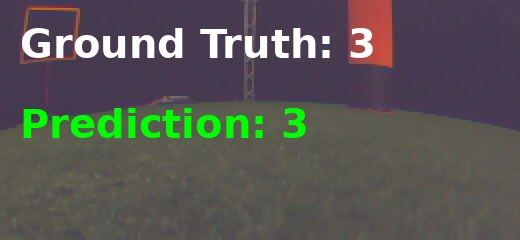
#> input picture cv_development/prediction_examples/correct_79044775.jpg, 520 x 240 px
$ python -i pole_detector.py   (imports and definitions only)
#> lines starting #> are read from the running program, lines starting #| are printed output that depends on the picture; after the words box and inside, x2 and y2 are one past the last pixel; in counts of white or black regions, pixels touching at a corner belong together
import cv2
import numpy as np
import matplotlib.pyplot as plt


class PoleDetector:
    """
    Detects vertical poles in undistorted, upright (rotated) images.

    Pipeline:
        1. Grayscale + optional CLAHE + Gaussian blur
        2. Canny edge detection
        3. Probabilistic Hough line transform
        4. Filter for near-vertical lines
        5. Cluster nearby lines into candidate boxes
        6. Filter boxes by aspect ratio, height, and border proximity
    """

    def __init__(
        self,
        # Preprocessing
        blur_kernel:      int   = 5,
        use_clahe:        bool  = True,
        clahe_clip:       float = 2.0,
        clahe_grid:       int   = 8,
        # Canny
        canny_low:        int   = 50,
        canny_high:       int   = 150,
        # Hough
        hough_threshold:  int   = 30,
        hough_min_length: int   = 40,
        hough_max_gap:    int   = 100,
        # Line filtering
        vertical_tol_deg: float = 20.0,
        # Box clustering
        cluster_gap:      int   = 35,
        max_box_width: int = 200,  # reject clusters wider than this (px)
        # Box filtering
        min_aspect_ratio: float = 1.5,    # min height/width for a valid pole box
        max_aspect_ratio: float = 8.0,  # reject anything taller than 8× its width
        min_height_frac:  float = 0.0,   # min box height as fraction of image height
        border_margin:    int   = 15,     # ignore boxes this close to left/right edge (px)
        max_interior_edge_density: float = 0.15,  # reject boxes with too many internal edges
    ):
        self.blur_kernel      = blur_kernel
        self.use_clahe        = use_clahe
        self.clahe_clip       = clahe_clip
        self.clahe_grid       = clahe_grid
        self.canny_low        = canny_low
        self.canny_high       = canny_high
        self.hough_threshold  = hough_threshold
        self.hough_min_length = hough_min_length
        self.hough_max_gap    = hough_max_gap
        self.vertical_tol_deg = vertical_tol_deg
        self.cluster_gap      = cluster_gap
        self.max_box_width = max_box_width
        self.min_aspect_ratio = min_aspect_ratio
        self.max_aspect_ratio = max_aspect_ratio
        self.min_height_frac  = min_height_frac
        self.border_margin    = border_margin
        self.max_interior_edge_density = max_interior_edge_density

    # ──────────────────────────────────────────────────────────────────────────
    # Pipeline steps
    # ──────────────────────────────────────────────────────────────────────────

    def _preprocess(self, img_bgr: np.ndarray) -> np.ndarray:
        gray = cv2.cvtColor(img_bgr, cv2.COLOR_BGR2GRAY)
        if self.use_clahe:
            clahe = cv2.createCLAHE(
                clipLimit=self.clahe_clip,
                tileGridSize=(self.clahe_grid, self.clahe_grid)
            )
            gray = clahe.apply(gray)
        return cv2.GaussianBlur(gray, (self.blur_kernel, self.blur_kernel), 0)

    def _edges(self, blurred: np.ndarray) -> np.ndarray:
        return cv2.Canny(blurred, self.canny_low, self.canny_high)

    def _hough_lines(self, edges: np.ndarray):
        return cv2.HoughLinesP(
            edges,
            rho=1,
            theta=np.pi / 180,
            threshold=self.hough_threshold,
            minLineLength=self.hough_min_length,
            maxLineGap=self.hough_max_gap,
        )

    def _filter_vertical(self, lines) -> list:
        vertical = []
        if lines is None:
            return vertical
        for line in lines:
            x1, y1, x2, y2 = line[0]
            dx = abs(x2 - x1)
            dy = abs(y2 - y1)
            angle_deg = np.degrees(np.arctan2(dx, dy))  # 0° = perfectly vertical
            if angle_deg <= self.vertical_tol_deg:
                vertical.append((x1, y1, x2, y2))
        return vertical

    # [25 lines of commented-out code are left out]

    def _cluster_lines(self, vertical_lines: list) -> list:
        """
        Merge horizontally nearby vertical lines into bounding boxes.
        Splits clusters wider than max_box_width into two halves.
        """
        if not vertical_lines:
            return []

        sorted_lines = sorted(vertical_lines, key=lambda l: (l[0] + l[2]) / 2)

        clusters = []
        current = [sorted_lines[0]]
        for line in sorted_lines[1:]:
            prev_x = (current[-1][0] + current[-1][2]) / 2
            curr_x = (line[0] + line[2]) / 2
            if abs(curr_x - prev_x) <= self.cluster_gap:
                current.append(line)
            else:
                clusters.append(current)
                current = [line]
        clusters.append(current)

        boxes = []
        for cluster in clusters:
            xs = [p for l in cluster for p in (l[0], l[2])]
            ys = [p for l in cluster for p in (l[1], l[3])]
            x_min, x_max = min(xs), max(xs)
            y_min, y_max = min(ys), max(ys)

            if (x_max - x_min) <= self.max_box_width:
                boxes.append((x_min, y_min, x_max, y_max))
            else:
                # Split into two halves at the midpoint
                x_mid = (x_min + x_max) // 2
                left_lines  = [l for l in cluster if (l[0] + l[2]) / 2 <= x_mid]
                right_lines = [l for l in cluster if (l[0] + l[2]) / 2 >  x_mid]
                for half in [left_lines, right_lines]:
                    if not half:
                        continue
                    hxs = [p for l in half for p in (l[0], l[2])]
                    hys = [p for l in half for p in (l[1], l[3])]
                    boxes.append((min(hxs), min(hys), max(hxs), max(hys)))

        return boxes

    def _filter_boxes(self, boxes: list, edges: np.ndarray, img_h: int, img_w: int) -> list:
        """
        Remove boxes that are:
        - Too close to the left/right border (partially visible)
        - Too short relative to image height
        - Wrong aspect ratio (not pole-like)
        - Too cluttered inside (background objects have many internal edges)
        """
        valid = []
        for (x1, y1, x2, y2) in boxes:
            w = max(x2 - x1, 1)
            h = max(y2 - y1, 1)

            # Skip boxes touching the border
            if x1 < self.border_margin or x2 > img_w - self.border_margin:
                continue

            # Skip boxes that are too short
            if h < self.min_height_frac * img_h:
                continue

            # Skip boxes outside aspect ratio range
            ratio = h / w
            if ratio < self.min_aspect_ratio or ratio > self.max_aspect_ratio:
                continue

            # ── Interior edge density check ───────────────────────────────────
            # Shrink the box inward to avoid counting the pole's own edges
            shrink = 10
            ix1 = min(x1 + shrink, x2)
            ix2 = max(x2 - shrink, x1)
            iy1 = min(y1 + shrink, y2)
            iy2 = max(y2 - shrink, y1)

            interior_w = ix2 - ix1
            interior_h = iy2 - iy1

            if interior_w <= 0 or interior_h <= 0:
                # Box too narrow to have a meaningful interior — keep it
                valid.append((x1, y1, x2, y2))
                continue

            interior_area  = interior_w * interior_h
            interior_edges = edges[iy1:iy2, ix1:ix2]
            edge_density   = np.count_nonzero(interior_edges) / interior_area

            if edge_density > self.max_interior_edge_density:
                continue  # Too cluttered inside — likely background

            valid.append((x1, y1, x2, y2))
        return valid

    # ──────────────────────────────────────────────────────────────────────────
    # Public API
    # ──────────────────────────────────────────────────────────────────────────

    def detect(self, img_bgr: np.ndarray) -> dict:
        img_h, img_w = img_bgr.shape[:2]

        blurred        = self._preprocess(img_bgr)
        edges          = self._edges(blurred)
        lines          = self._hough_lines(edges)
        vertical       = self._filter_vertical(lines)
        raw_boxes      = self._cluster_lines(vertical)
        filtered_boxes = self._filter_boxes(raw_boxes, edges, img_h, img_w)  # ← edges passed here

        return {
            "blurred":        blurred,
            "edges":          edges,
            "all_lines":      lines,
            "vertical_lines": vertical,
            "raw_boxes":      raw_boxes,
            "boxes":          filtered_boxes,
        }

    def draw(self, img_bgr: np.ndarray, result: dict) -> np.ndarray:
        out = img_bgr.copy()

        # Vertical line segments — green
        for (x1, y1, x2, y2) in result["vertical_lines"]:
            cv2.line(out, (x1, y1), (x2, y2), (0, 255, 0), 1)

        # Raw (unfiltered) candidate boxes — yellow
        accepted = set(result["boxes"])
        for box in result["raw_boxes"]:
            if box not in accepted:
                x1, y1, x2, y2 = box
                cv2.rectangle(out, (x1, y1), (x2, y2), (0, 255, 255), 1)  # yellow, thin
                cv2.putText(out, f"{x2-x1}x{y2-y1}", (x1, y1 - 5),
                            cv2.FONT_HERSHEY_SIMPLEX, 0.35, (0, 255, 255), 1)

        # Accepted pole boxes — red
        for (x1, y1, x2, y2) in result["boxes"]:
            cv2.rectangle(out, (x1, y1), (x2, y2), (0, 0, 255), 2)
            cv2.putText(out, f"{x2-x1}x{y2-y1}", (x1, y1 - 5),
                        cv2.FONT_HERSHEY_SIMPLEX, 0.4, (0, 0, 255), 1)

        return out

    def visualize(self, img_bgr: np.ndarray, fname: str = ""):
        result  = self.detect(img_bgr)
        overlay = self.draw(img_bgr, result)

        fig, axes = plt.subplots(1, 4, figsize=(16, 5))
        fig.suptitle(f"Pole Detection  —  {fname}", fontsize=11)

        axes[0].imshow(cv2.cvtColor(img_bgr, cv2.COLOR_BGR2RGB))
        axes[0].set_title("Input")

        axes[1].imshow(result["blurred"], cmap="gray")
        axes[1].set_title(f"{'CLAHE + ' if self.use_clahe else ''}Blurred")

        axes[2].imshow(result["edges"], cmap="gray")
        axes[2].set_title(f"Canny (low={self.canny_low}, high={self.canny_high})")

        axes[3].imshow(cv2.cvtColor(overlay, cv2.COLOR_BGR2RGB))
        axes[3].set_title(
            f"Detections: {len(result['boxes'])} pole(s)\n"
            f"(raw boxes: {len(result['raw_boxes'])} → filtered: {len(result['boxes'])})"
        )

        for ax in axes:
            ax.axis("off")

        plt.tight_layout()
        plt.show(block=False)

        return result

>>> import cv2
>>> picture = cv2.imread('prediction_examples/correct_79044775.jpg')
#> picture is the input picture: shape (240, 520, 3); mean B, G, R 83, 86, 87.5
>>> result = PoleDetector().visualize(picture)
#> in _preprocess, `gray = cv2.cvtColor(img_bgr, cv2.COLOR_BGR2GRAY)`:
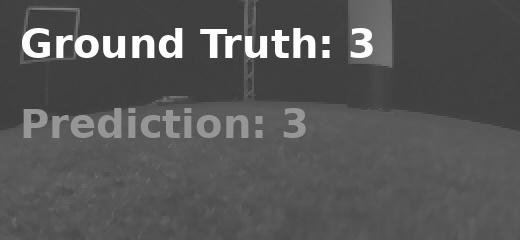
#> gray: shape (240, 520); min 54, max 255, mean 86.1
#> in _preprocess, `gray = clahe.apply(gray)`:
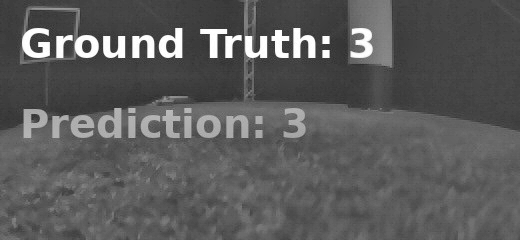
#> gray: shape (240, 520); min 44, max 255, mean 91.1
#> in _preprocess, `return cv2.GaussianBlur(gray, (self.blur_kernel, self.blur_kernel), 0)`:
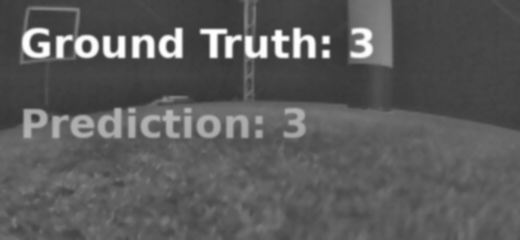
#> returned value: shape (240, 520); min 52, max 255, mean 91.1
#> in _edges, `return cv2.Canny(blurred, self.canny_low, self.canny_high)`:
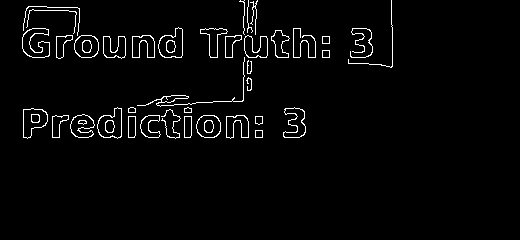
#> returned value: shape (240, 520); 2.8% white in thin lines or dots, all inside (x1, y1, x2, y2) = (22, 0, 393, 139)
#> in detect, `lines          = self._hough_lines(edges)`: lines = 58 rows, first 6: [32, 57, 392, 57], [23, 36, 392, 36], [23, 114, 243, 99], [22, 40, 392, 40], [23, 137, 299, 137], [23, 120, 302, 120]
#> the loop in _filter_vertical, `for line in lines:` made 58 passes
#> (x1, y1, x2, y2, dx, dy, angle_deg) on passes 1 to 12: (32, 57, 392, 57, 360, 0, 90), (23, 36, 392, 36, 369, 0, 90), (23, 114, 243, 99, 220, 15, 86.1), (22, 40, 392, 40, 370, 0, 90), (23, 137, 299, 137, 276, 0, 90), (23, 120, 302, 120, 279, 0, 90), (24, 52, 392, 52, 368, 0, 90), (23, 115, 304, 115, 281, 0, 90), (23, 35, 392, 35, 369, 0, 90), (23, 116, 304, 116, 281, 0, 90), (29, 56, 392, 56, 363, 0, 90), (23, 51, 392, 51, 369, 0, 90)
#> after the loop in _filter_vertical, `for line in lines:`: vertical = [(243, 100, 243, 1), (246, 118, 248, 0), (250, 90, 252, 2)]
#> in _cluster_lines, `sorted_lines = sorted(vertical_lines, key=lambda l: (l[0] + l[2]) / 2)`: sorted_lines has the same summary as vertical in _filter_vertical
#> in _cluster_lines, `current = [sorted_lines[0]]`: current = [(243, 100, 243, 1)]
#> the loop in _cluster_lines, `for line in sorted_lines[1:]:` made 2 passes
#> (line, prev_x, curr_x) on passes 1 to 2: ((246, 118, 248, 0), 243, 247), ((250, 90, 252, 2), 247, 251)
#> after the loop in _cluster_lines, `for line in sorted_lines[1:]:`: clusters = []
#> the loop in _cluster_lines, `for cluster in clusters:` made 1 pass
#> (cluster, xs, ys, x_min, x_max, y_min, y_max) on pass 1: ([(243, 100, 243, 1), (246, 118, 248, 0), (250, 90, 252, 2)], [243, 243, 246, 248, 250, 252], [100, 1, 118, 0, 90, 2], 243, 252, 0, 118)
#> after the loop in _cluster_lines, `for cluster in clusters:`: boxes = [(243, 0, 252, 118)]
#> the loop in _filter_boxes, `for (x1, y1, x2, y2) in boxes:` made 1 pass
#> (x1, y1, x2, y2, w, h, ratio) on pass 1: (243, 0, 252, 118, 9, 118, 13.11)
#> after the loop in _filter_boxes, `for (x1, y1, x2, y2) in boxes:`: valid = []
#> in visualize, `result  = self.detect(img_bgr)`: result = 6 items
#> the loop in draw, `for (x1, y1, x2, y2) in result["vertical_lines"]:` made 3 passes
#> after the loop in draw, `for (x1, y1, x2, y2) in result["vertical_lines"]:`:
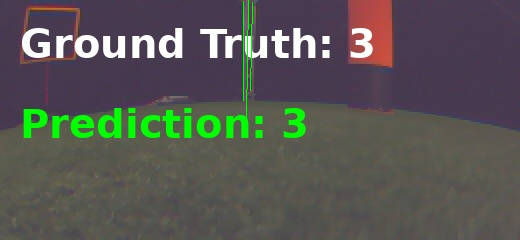
#> out: shape (240, 520, 3); 0.25% of pixels changed, all inside (x1, y1, x2, y2) = (243, 0, 253, 119)
#> in draw, `accepted = set(result["boxes"])`: accepted = 0 items
#> the loop in draw, `for box in result["raw_boxes"]:` made 1 pass
#> after the loop in draw, `for box in result["raw_boxes"]:`:
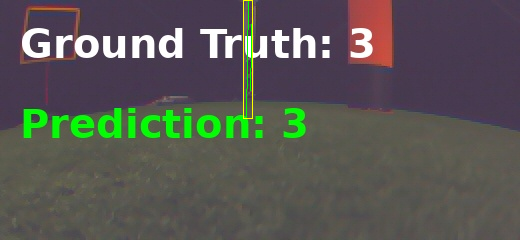
#> out: shape (240, 520, 3); 0.2% of pixels changed, all inside (x1, y1, x2, y2) = (243, 0, 253, 119)
#> in visualize, `plt.show(block=False)`:
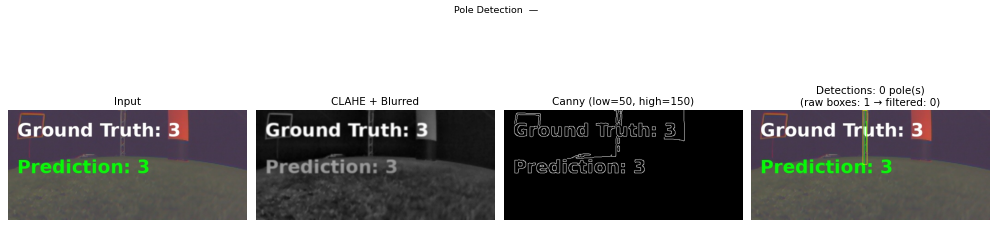
#> figure drawn by matplotlib, 4 panels
#> result = 6 items

$ run again, on cv_development/prediction_examples/correct_82611408.jpg
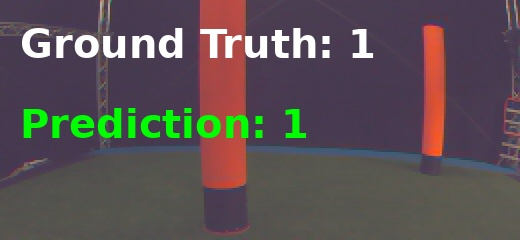
#> input picture cv_development/prediction_examples/correct_82611408.jpg, 520 x 240 px
#> picture is the input picture: shape (240, 520, 3); mean B, G, R 83.3, 81.3, 90.8
#> in _edges, `return cv2.Canny(blurred, self.canny_low, self.canny_high)`:
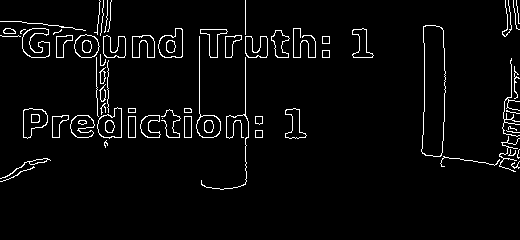
#> returned value: shape (240, 520); 3.7% white in thin lines or dots, all inside (x1, y1, x2, y2) = (0, 0, 520, 190)
#> lines = 62 rows, first 6: [31, 57, 444, 57], [245, 184, 245, 0], [23, 137, 305, 137], [2, 36, 505, 36], [4, 33, 300, 28], [0, 35, 506, 35]
#> the loop in _filter_vertical, `for line in lines:` made 62 passes
#> (x1, y1, x2, y2, dx, dy, angle_deg) on passes 1 to 8: (31, 57, 444, 57, 413, 0, 90), (245, 184, 245, 0, 0, 184, 0), (23, 137, 305, 137, 282, 0, 90), (2, 36, 505, 36, 503, 0, 90), (4, 33, 300, 28, 296, 5, 89.03), (0, 35, 506, 35, 506, 0, 90), (423, 116, 513, 116, 90, 0, 90), (23, 113, 248, 136, 225, 23, 84.16)
#> after the loop in _filter_vertical, `for line in lines:`: vertical = 16 items, first 6: (245, 184, 245, 0), (508, 0, 514, 171), (423, 153, 425, 25), (442, 166, 444, 48), (99, 2, 113, 136), (199, 135, 199, 37)
#> sorted_lines = 16 items, first 6: (96, 32, 97, 128), (98, 131, 103, 0), (104, 145, 107, 0), (99, 2, 113, 136), (105, 147, 110, 2), (199, 135, 199, 37)
#> in _cluster_lines, `current = [sorted_lines[0]]`: current = [(96, 32, 97, 128)]
#> the loop in _cluster_lines, `for line in sorted_lines[1:]:` made 15 passes
#> (prev_x, curr_x, current) on passes 5, 6, 7, 10: (107.5, 199, [(199, 135, 199, 37)]), (199, 245, [(245, 184, 245, 0)]), (245, 424, [(423, 153, 425, 25)]), (443, 508.5, [(507, 168, 510, 12)])
#> after the loop in _cluster_lines, `for line in sorted_lines[1:]:`: clusters = [[(96, 32, 97, 128), (98, 131, 103, 0), (104, 145, 107, 0), (99, 2, 113, 136), (105, 147, 110, 2)], [(199, 135, 199, 37)], [(245, 184, 245, 0)], [(423, 153, 425, 25), (442, 166, 444, 48), (441, 166, 445, 81)]]
#> the loop in _cluster_lines, `for cluster in clusters:` made 5 passes
#> (xs, ys, x_min, x_max, y_min, y_max) on passes 1, 4, 5: ([96, 97, 98, 103, 104, 107, 99, 113, 105, 110], [32, 128, 131, 0, 145, 0, 2, 136, 147, 2], 96, 113, 0, 147), ([423, 425, 442, 444, 441, 445], [153, 25, 166, 48, 166, 81], 423, 445, 25, 166), ([507, 510, 499, 518, 508, 514, 505, 519, 512, 515, 515, 518], [168, 12, 166, 13, 0, 171, 0, 161, 170, 13, 171, 16], 499, 519, 0, 171)
#> after the loop in _cluster_lines, `for cluster in clusters:`: boxes = [(96, 0, 113, 147), (199, 37, 199, 135), (245, 0, 245, 184), (423, 25, 445, 166), (499, 0, 519, 171)]
#> raw_boxes has the same summary as boxes in _cluster_lines
#> the loop in _filter_boxes, `for (x1, y1, x2, y2) in boxes:` made 5 passes
#> (x1, y1, x2, y2, w, h, ratio) on passes 1 to 3: (96, 0, 113, 147, 17, 147, 8.65), (199, 37, 199, 135, 1, 98, 98), (245, 0, 245, 184, 1, 184, 184)
#> after the loop in _filter_boxes, `for (x1, y1, x2, y2) in boxes:`: valid = [(423, 25, 445, 166)]
#> in visualize, `result  = self.detect(img_bgr)`: result = 6 items
#> the loop in draw, `for (x1, y1, x2, y2) in result["vertical_lines"]:` made 16 passes
#> accepted = 1 item
#> the loop in draw, `for box in result["raw_boxes"]:` made 5 passes
#> the loop in draw, `for (x1, y1, x2, y2) in result["boxes"]:` made 1 pass
#> in visualize, `plt.show(block=False)`:
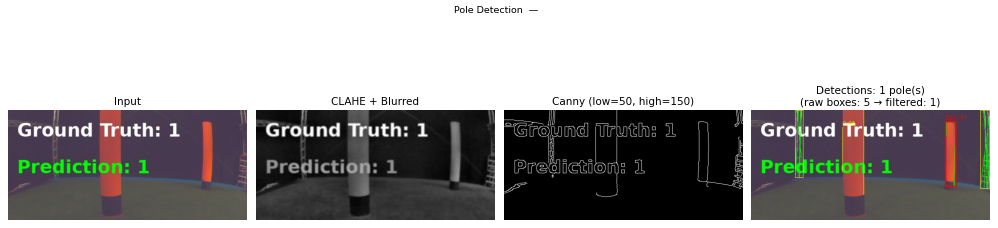
#> figure drawn by matplotlib, 4 panels
#> `result = PoleDetector().visualize(picture)`: result = 6 items

$ run again, on cv_development/prediction_examples/incorrect_97411303.jpg
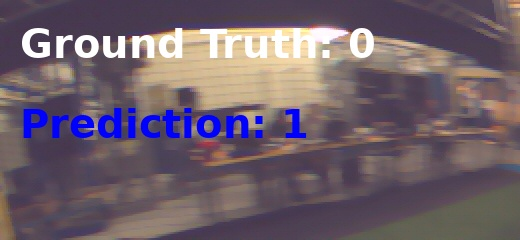
#> input picture cv_development/prediction_examples/incorrect_97411303.jpg, 520 x 240 px
#> picture is the input picture: shape (240, 520, 3); mean B, G, R 106.8, 96.4, 111.3
#> in _edges, `return cv2.Canny(blurred, self.canny_low, self.canny_high)`:
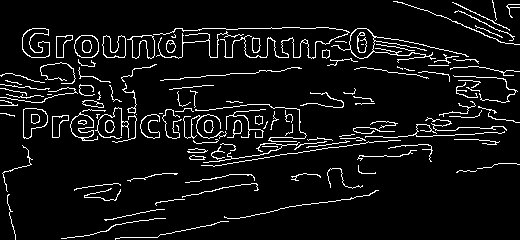
#> returned value: shape (240, 520); 6.9% white in thin lines or dots
#> lines = 111 rows, first 6: [7, 198, 461, 127], [28, 150, 506, 83], [175, 28, 366, 28], [31, 57, 451, 57], [203, 162, 505, 119], [446, 124, 506, 130]
#> the loop in _filter_vertical, `for line in lines:` made 111 passes
#> (x1, y1, x2, y2, dx, dy, angle_deg) on passes 1 to 8: (7, 198, 461, 127, 454, 71, 81.11), (28, 150, 506, 83, 478, 67, 82.02), (175, 28, 366, 28, 191, 0, 90), (31, 57, 451, 57, 420, 0, 90), (203, 162, 505, 119, 302, 43, 81.9), (446, 124, 506, 130, 60, 6, 84.29), (146, 237, 305, 204, 159, 33, 78.27), (1, 105, 443, 135, 442, 30, 86.12)
#> after the loop in _filter_vertical, `for line in lines:`: vertical = []
#> in visualize, `result  = self.detect(img_bgr)`: result = 6 items
#> accepted = 0 items
#> in visualize, `plt.show(block=False)`:
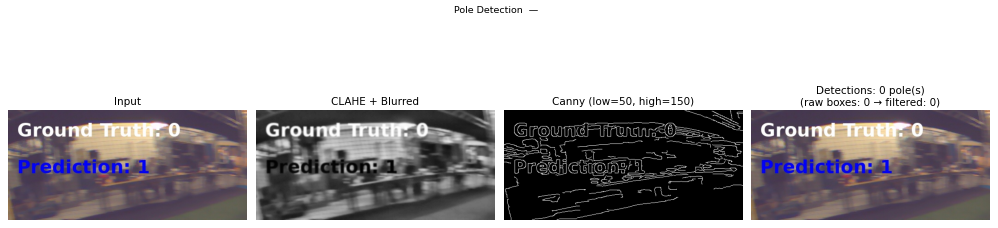
#> figure drawn by matplotlib, 4 panels
#> `result = PoleDetector().visualize(picture)`: result = 6 items
